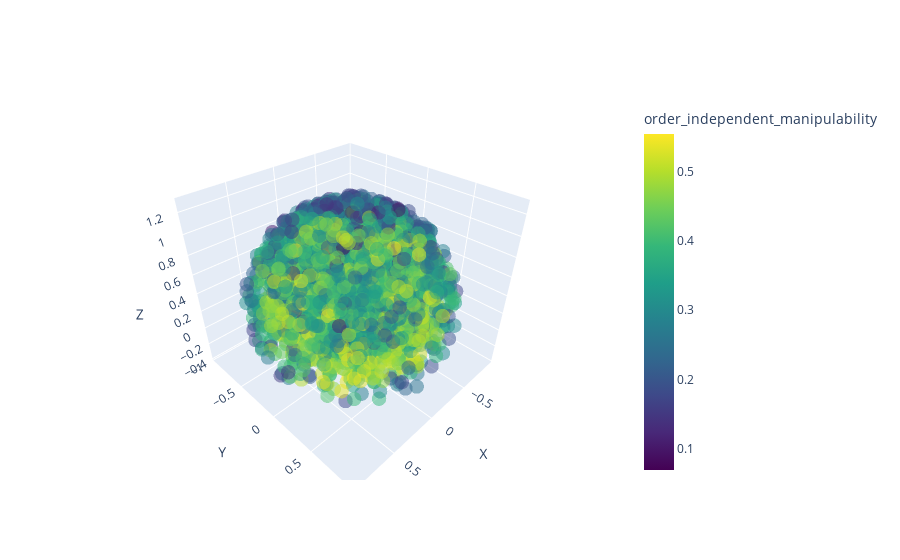

Here is the notebook cell this chart was saved with:
### Markdown cell above
## Visualize the workspace

### Code cell
fig = ws.plot(color="order_independent_manipulability", fig=go.Figure())
fig.show("png") # display the plot in PNG format for better visibility on github

### Figure 1 — Plotly figure (JSON) as saved in the notebook; plotly's stock layout.template omitted (floating-point values rounded to 4 significant figures; data arrays with more than 128 entries replaced by an {"elided": "..."} marker saying what was removed)
{"data": [{"marker": {"color": {"elided": "3300 float values"}, "colorbar": {"title": {"text": "order_independent_manipulability"}}, "colorscale": [[0, "#440154"], [0.1111, "#482878"], [0.2222, "#3e4989"], [0.3333, "#31688e"], [0.4444, "#26828e"], [0.5556, "#1f9e89"], [0.6667, "#35b779"], [0.7778, "#6ece58"], [0.8889, "#b5de2b"], [1, "#fde725"]], "opacity": 0.5, "size": 5}, "mode": "markers", "type": "scatter3d", "x": {"elided": "3300 float values"}, "y": {"elided": "3300 float values"}, "z": {"elided": "3300 float values"}}], "layout": {"scene": {"xaxis": {"title": {"text": "X"}}, "yaxis": {"title": {"text": "Y"}}, "zaxis": {"title": {"text": "Z"}}}}}
